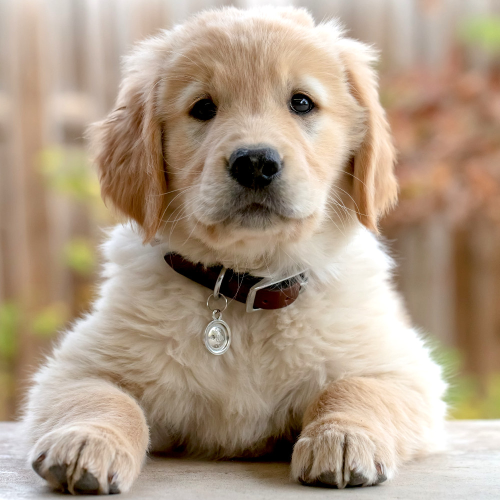
#> input picture Progress/Week_12/dog_test.jpeg, 1000 x 1000 px, given in place of tetris_blocks.png, which was not available (shown at 1/2 size)
$ jupyter execute opencv_tutorial_02.ipynb   (text cells are left out)
#> lines starting #> are read from the running program, lines starting #| are printed output that depends on the picture; after the words box and inside, x2 and y2 are one past the last pixel; in counts of white or black regions, pixels touching at a corner belong together; pictures that were not available may be replaced by others from this repository, and a replacement may not be noted
[cell 1]
#Reference: https://www.pyimagesearch.com/2018/07/19/opencv-tutorial-a-guide-to-learn-opencv/
from google.colab import drive
drive.mount('/content/gdrive')

[cell 2]
# import the necessary packages
import argparse
import imutils
import cv2
import matplotlib.pyplot as plt
from google.colab.patches import cv2_imshow

[cell 3]
image = cv2.imread("/content/gdrive/MyDrive/Colab Notebooks/Computer Vision/Image/tetris_blocks.png")
#> image is the input picture: shape (1000, 1000, 3); mean B, G, R 135.2, 155.9, 175.6
cv2_imshow(image)

[cell 4]
# convert the image to grayscale
gray = cv2.cvtColor(image, cv2.COLOR_BGR2GRAY)
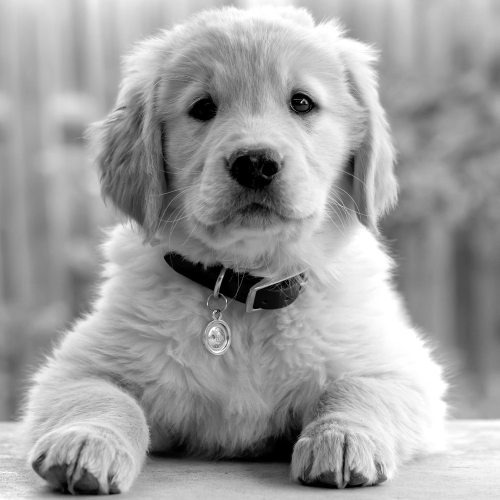
#> gray: shape (1000, 1000) (shown at 1/2 size); min 0, max 255, mean 159.4
cv2_imshow(gray)

[cell 5]
edged = cv2.Canny(gray, 30, 150)
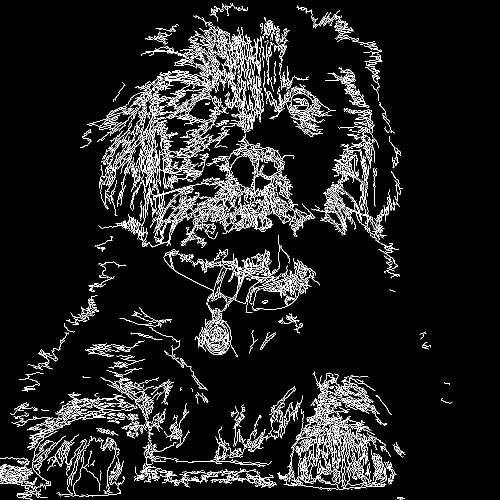
#> edged: shape (1000, 1000) (shown at 1/2 size); 7.7% white in thin lines or dots, all inside (x1, y1, x2, y2) = (0, 6, 905, 1000)
#image gray, A minimum threshold, The maximum threshold, The Sobel kernel size
cv2_imshow(edged)

[cell 6]
thresh = cv2.threshold(gray, 225, 255, cv2.THRESH_BINARY_INV)[1]
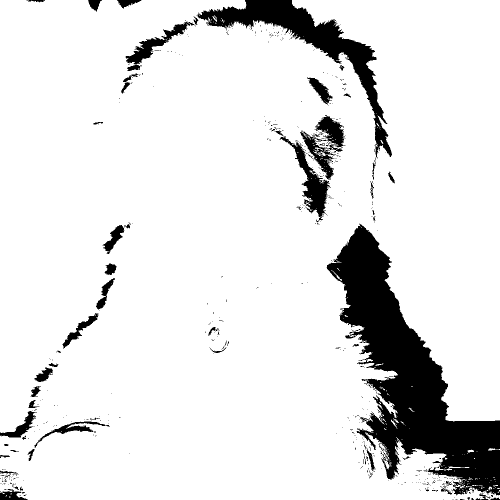
#> thresh: shape (1000, 1000) (shown at 1/2 size); 89% white; 601 black regions (544 under 20 px)
cv2_imshow(thresh)

[cell 7]
# find contours (i.e., outlines) of the foreground objects in the
# thresholded image
cnts = cv2.findContours(thresh.copy(), cv2.RETR_EXTERNAL, cv2.CHAIN_APPROX_SIMPLE)
#> cnts = 183 contours, 174 with area under 20; largest, box (x1, y1, x2, y2) and area: (0, 0, 1000, 1000) 905042, (935, 899, 948, 906) 37, (898, 933, 939, 936) 36, (911, 969, 930, 977) 34, (976, 896, 1000, 901) 32
cnts = imutils.grab_contours(cnts)
output = image.copy()
# loop over the contours
for c in cnts:
	# draw each contour on the output image with a 3px thick purple
	# outline, then display the output contours one at a time
	cv2.drawContours(output, [c], -1, (240, 0, 159), 3)
	cv2_imshow(output)
#> this loop made 183 passes
#> c on passes 1, 3, 4: [[18, 993], [18, 994], [20, 994], [20, 993]], [[21, 987], [21, 988], [22, 988], [23, 987]], [[995, 984], [996, 985], [997, 984]]
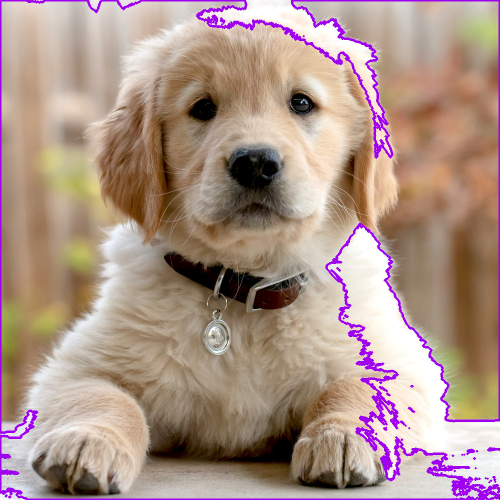
#> output: shape (1000, 1000, 3) (shown at 1/2 size); 3.89% of pixels changed, all inside (x1, y1, x2, y2) = (0, 0, 1000, 1000)

[cell 8]
# draw the total number of contours found in purple
text = "I found {} objects!".format(len(cnts))
#> text = 'I found 183 objects!'
cv2.putText(output, text, (10, 25),  cv2.FONT_HERSHEY_SIMPLEX, 0.7, (240, 0, 159), 2)
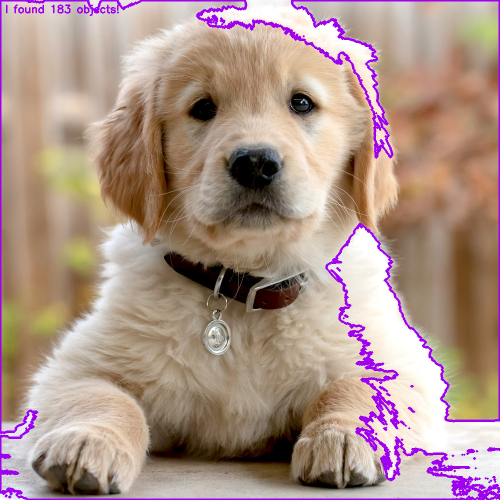
#> output: shape (1000, 1000, 3) (shown at 1/2 size); 0.14% of pixels changed, all inside (x1, y1, x2, y2) = (12, 9, 238, 32)
cv2_imshow(output)

[cell 9]
# we apply erosions to reduce the size of foreground objects
mask = thresh.copy()
mask = cv2.erode(mask, None, iterations=5)
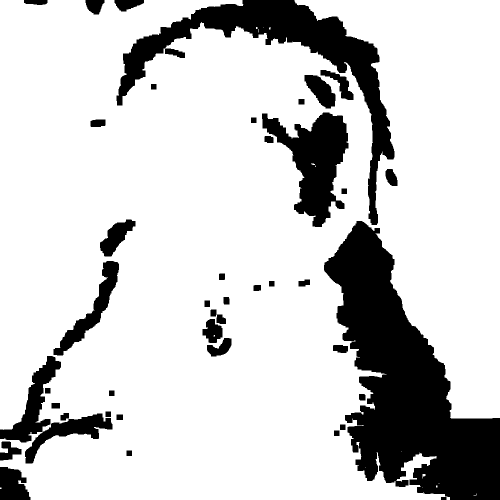
#> mask: shape (1000, 1000) (shown at 1/2 size); 80.9% white; 42 black regions, largest, box (x1, y1, x2, y2) and area: (648, 442, 1000, 1000) 92523, (233, 0, 789, 450) 41657, (524, 225, 697, 454) 18873
cv2_imshow(mask)

[cell 10]
# similarly, dilations can increase the size of the ground objects
mask = thresh.copy()
mask = cv2.dilate(mask, None, iterations=5)
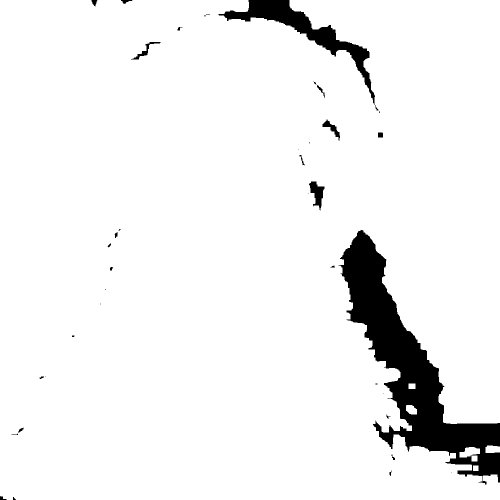
#> mask: shape (1000, 1000) (shown at 1/2 size); 94.2% white; 38 black regions (16 under 20 px), largest, box (x1, y1, x2, y2) and area: (677, 460, 1000, 969) 45557, (436, 0, 757, 221) 10267, (618, 363, 649, 421) 886
cv2_imshow(mask)

[cell 11]
# a typical operation we may want to apply is to take our mask and
# apply a bitwise AND to our input image, keeping only the masked
# regions
mask = thresh.copy()
output = cv2.bitwise_and(image, image, mask=mask)
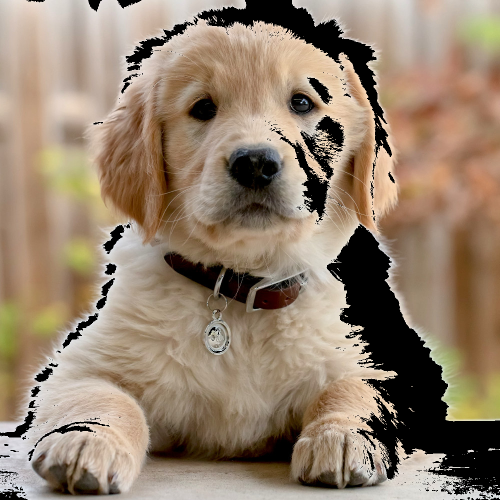
#> output: shape (1000, 1000, 3) (shown at 1/2 size); mean B, G, R 109.7, 129.4, 148.4
cv2_imshow(output)
